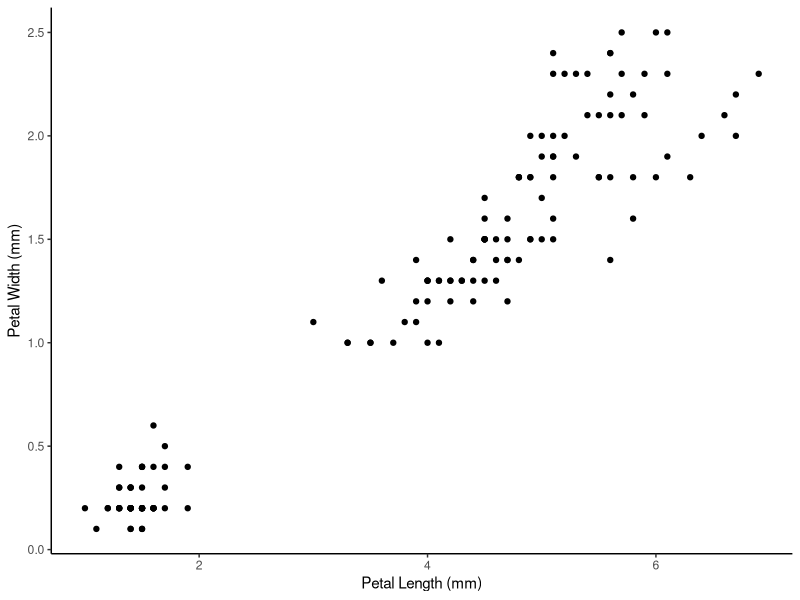

The R source for this figure:
## ---- chunk 1
knitr::opts_chunk$set(echo = TRUE)
## ---- chunk 2

View(iris)
library(tidyverse)

iris_graph <- ggplot(iris, aes(x = Petal.Length, y = Petal.Width)) +
  geom_point() +
  theme_classic() +
  labs (x = "Petal Length (mm)", y = "Petal Width (mm)")

iris_graph

